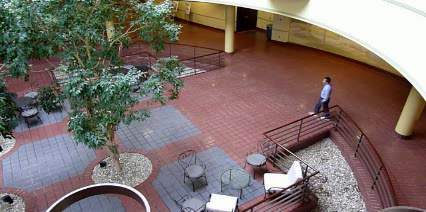
#> input picture frame 43 of תרגול1/input.avi, 426 x 212 px
$ python OpenCV_Video_Intro.py
#> lines starting #> are read from the running program, lines starting #| are printed output that depends on the picture
import cv2

'''
DANIEL KIGLI - TAU - VIDEO PROCESSING 2020
'''

# video manipulation using cv2
cap = cv2.VideoCapture('input.avi')

# Define the codec and create VideoWriter object
fourcc = cv2.VideoWriter_fourcc(*'XVID')  # Define video codec
fps = 20.0
out_size = (320, 160)
out = cv2.VideoWriter('output.avi', fourcc, fps, out_size)

while(cap.isOpened()):
    ret, frame = cap.read()
#> frame is the input picture: shape (212, 426, 3); mean B, G, R 105.6, 110.7, 124.4
    if ret==True:  # If we succeeded in reading a frame from the input video object
        frame = cv2.resize(frame, out_size)
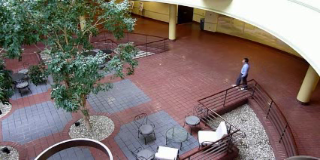
#> frame: shape (160, 320, 3); mean B, G, R 105.4, 110.6, 124.3
        frame = cv2.flip(frame, 1)  # Flip horizontal
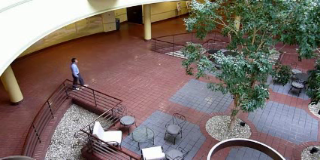
#> frame: shape (160, 320, 3); mean B, G, R 105.4, 110.6, 124.3

        # write the flipped frame
        out.write(frame)
    else:
        break

# Release everything if job is finished
cap.release()
out.release()
cv2.destroyAllWindows()

$ run again, starting later in the video
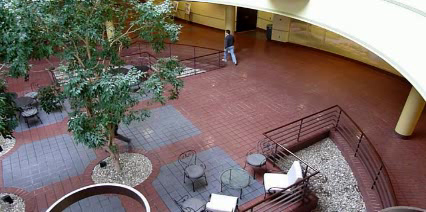
#> input picture frame 193 of תרגול1/input.avi, 426 x 212 px
#> frame is the input picture: shape (212, 426, 3); mean B, G, R 101.9, 107.2, 120.8
#> `frame = cv2.resize(frame, out_size)`:
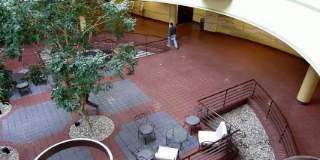
#> frame: shape (160, 320, 3); mean B, G, R 101.8, 107.1, 120.7
#> `frame = cv2.flip(frame, 1)`:
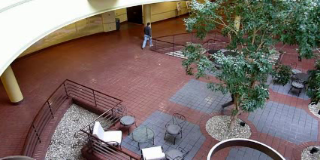
#> frame: shape (160, 320, 3); mean B, G, R 101.8, 107.1, 120.7

$ run again, starting later in the video
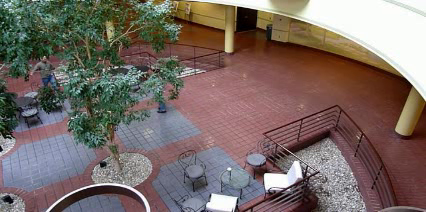
#> input picture frame 344 of תרגול1/input.avi, 426 x 212 px
#> frame is the input picture: shape (212, 426, 3); mean B, G, R 101, 106.6, 120.2
#> `frame = cv2.resize(frame, out_size)`:
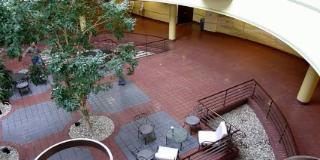
#> frame: shape (160, 320, 3); mean B, G, R 100.9, 106.5, 120
#> `frame = cv2.flip(frame, 1)`:
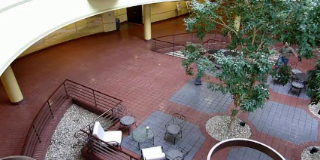
#> frame: shape (160, 320, 3); mean B, G, R 100.9, 106.5, 120
